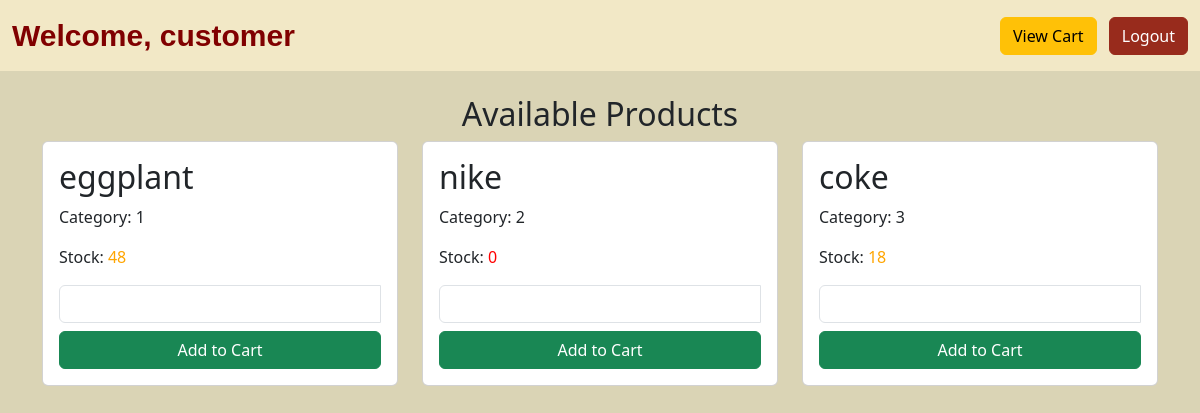
Page /negro3b/products.php (signed in) on the earlier database version.
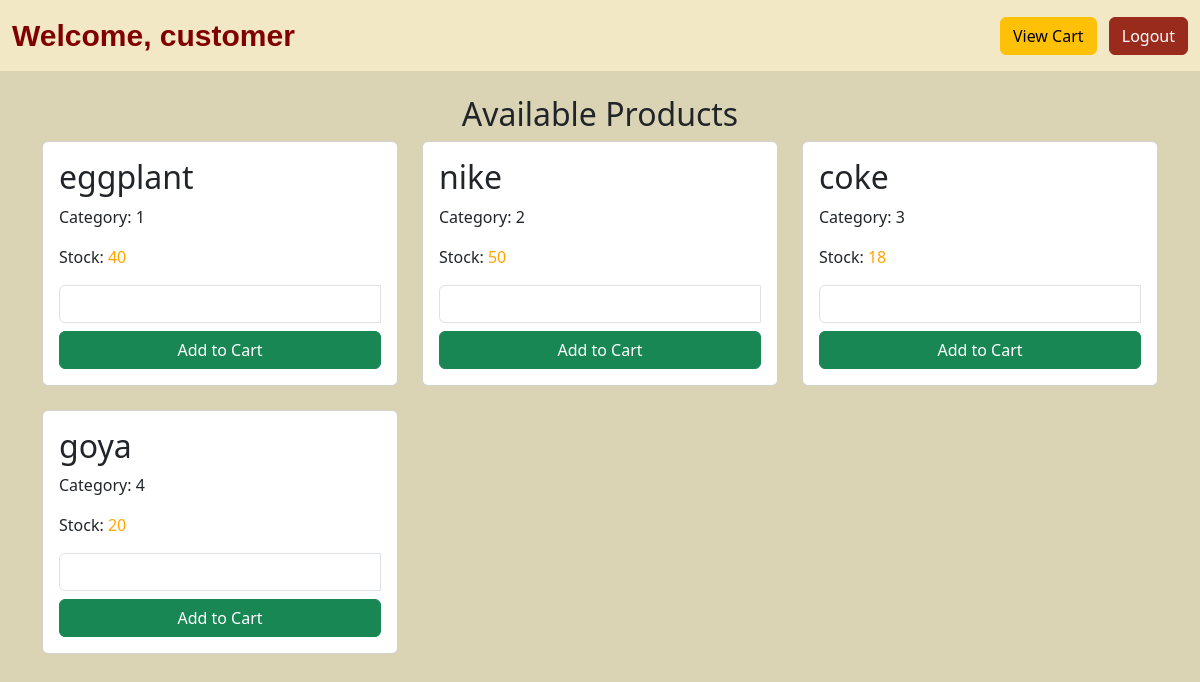
Same page on the later database version.
### tables this page shows
CREATE TABLE `product_table` (
  `id` int(11) NOT NULL,
  `Product_Name` varchar(45) NOT NULL,
  `Category` int(45) NOT NULL,
  `Quantity` int(11) NOT NULL,
  `Date_Purchase` date NOT NULL
);

### negro3b/products.php (the view, shortened to what this page needs)
<?php
$connection = new Connection();
$pdo = $connection->openConnection();
$query = "SELECT * FROM product_table";
$stmt = $pdo->prepare($query);
$stmt->execute();
$products = $stmt->fetchAll(PDO::FETCH_OBJ);
?>
<!DOCTYPE html>
<html lang="en">
<head>
    <link href="https://cdn.jsdelivr.net/npm/bootstrap@5.3.2/dist/css/bootstrap.min.css" rel="stylesheet">
</head>
<body>
<nav class="navbar navbar-expand-lg">
    <div class="container-fluid">
        <a class="navbar-brand" href="#">Welcome, <?= htmlspecialchars($_SESSION['role']); ?></a>
        <div class="ms-auto">
            <a href="cart.php" class="btn btn-warning me-2">View Cart</a>
            <a href="logout.php" class="btn btn-danger">Logout</a>
        </div>
    </div>
</nav>
<div class="container mt-4">
    <h2 class="text-center">Available Products</h2>
    <div class="row gy-4">
        <?php foreach ($products as $product): ?>
            <div class="col-md-4">
                <div class="card">
                    <div class="card-body">
                        <h2 class="card-title"><?= htmlspecialchars($product->Product_Name); ?></h2>
                        <p>Category: <?= htmlspecialchars($product->Category); ?></p>
                        <p>Stock:
                            <span style="color: <?= $product->Quantity > 50 ? 'green' : ($product->Quantity > 10 ? 'orange' : 'red'); ?>">
                                <?= htmlspecialchars($product->Quantity); ?>
                            </span>
                        </p>
                        <form method="POST">
                            <div class="input-group mb-2">
                                <input type="number" name="quantity" class="form-control" min="1" max="<?= $product->Quantity; ?>" required>
                            </div>
                            <button type="submit" name="addToCart" class="btn btn-success w-100">Add to Cart</button>
                        </form>
                    </div>
                </div>
            </div>
        <?php endforeach; ?>
    </div>
</div>
</body>
</html>

Differences in the rows shown:
changed product_table "eggplant": Quantity "48" → "40"
changed product_table "nike": Quantity "0" → "50"
added product_table: Product_Name "goya", Category "4", Quantity "20"
